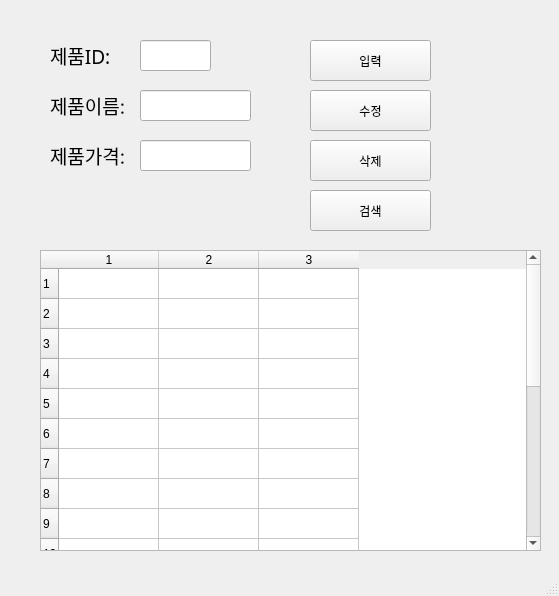
<?xml version="1.0" encoding="UTF-8"?>
<ui version="4.0">
 <class>MainWindow</class>
 <widget class="QMainWindow" name="MainWindow">
  <property name="geometry">
   <rect>
    <x>0</x>
    <y>0</y>
    <width>559</width>
    <height>596</height>
   </rect>
  </property>
  <property name="windowTitle">
   <string>MainWindow</string>
  </property>
  <widget class="QWidget" name="centralwidget">
   <widget class="QLabel" name="label">
    <property name="geometry">
     <rect>
      <x>50</x>
      <y>40</y>
      <width>81</width>
      <height>31</height>
     </rect>
    </property>
    <property name="font">
     <font>
      <family>맑은 고딕</family>
      <pointsize>14</pointsize>
     </font>
    </property>
    <property name="text">
     <string>제품ID:</string>
    </property>
   </widget>
   <widget class="QLabel" name="label_2">
    <property name="geometry">
     <rect>
      <x>50</x>
      <y>90</y>
      <width>81</width>
      <height>31</height>
     </rect>
    </property>
    <property name="font">
     <font>
      <family>맑은 고딕</family>
      <pointsize>14</pointsize>
     </font>
    </property>
    <property name="text">
     <string>제품이름:</string>
    </property>
   </widget>
   <widget class="QLabel" name="label_3">
    <property name="geometry">
     <rect>
      <x>50</x>
      <y>140</y>
      <width>81</width>
      <height>31</height>
     </rect>
    </property>
    <property name="font">
     <font>
      <family>맑은 고딕</family>
      <pointsize>14</pointsize>
     </font>
    </property>
    <property name="text">
     <string>제품가격:</string>
    </property>
   </widget>
   <widget class="QLineEdit" name="prodID">
    <property name="geometry">
     <rect>
      <x>140</x>
      <y>40</y>
      <width>71</width>
      <height>31</height>
     </rect>
    </property>
   </widget>
   <widget class="QLineEdit" name="prodName">
    <property name="geometry">
     <rect>
      <x>140</x>
      <y>90</y>
      <width>111</width>
      <height>31</height>
     </rect>
    </property>
   </widget>
   <widget class="QLineEdit" name="prodPrice">
    <property name="geometry">
     <rect>
      <x>140</x>
      <y>140</y>
      <width>111</width>
      <height>31</height>
     </rect>
    </property>
   </widget>
   <widget class="QPushButton" name="pushButton">
    <property name="geometry">
     <rect>
      <x>310</x>
      <y>40</y>
      <width>121</width>
      <height>41</height>
     </rect>
    </property>
    <property name="text">
     <string>입력</string>
    </property>
   </widget>
   <widget class="QPushButton" name="pushButton_2">
    <property name="geometry">
     <rect>
      <x>310</x>
      <y>90</y>
      <width>121</width>
      <height>41</height>
     </rect>
    </property>
    <property name="text">
     <string>수정</string>
    </property>
   </widget>
   <widget class="QPushButton" name="pushButton_3">
    <property name="geometry">
     <rect>
      <x>310</x>
      <y>140</y>
      <width>121</width>
      <height>41</height>
     </rect>
    </property>
    <property name="text">
     <string>삭제</string>
    </property>
   </widget>
   <widget class="QPushButton" name="pushButton_4">
    <property name="geometry">
     <rect>
      <x>310</x>
      <y>190</y>
      <width>121</width>
      <height>41</height>
     </rect>
    </property>
    <property name="text">
     <string>검색</string>
    </property>
   </widget>
   <widget class="QTableWidget" name="tableWidget">
    <property name="geometry">
     <rect>
      <x>40</x>
      <y>250</y>
      <width>501</width>
      <height>301</height>
     </rect>
    </property>
    <property name="rowCount">
     <number>20</number>
    </property>
    <property name="columnCount">
     <number>3</number>
    </property>
    <row/>
    <row/>
    <row/>
    <row/>
    <row/>
    <row/>
    <row/>
    <row/>
    <row/>
    <row/>
    <row/>
    <row/>
    <row/>
    <row/>
    <row/>
    <row/>
    <row/>
    <row/>
    <row/>
    <row/>
    <column/>
    <column/>
    <column/>
   </widget>
  </widget>
  <widget class="QMenuBar" name="menubar">
   <property name="geometry">
    <rect>
     <x>0</x>
     <y>0</y>
     <width>559</width>
     <height>22</height>
    </rect>
   </property>
  </widget>
  <widget class="QStatusBar" name="statusbar"/>
 </widget>
 <resources/>
 <connections>
  <connection>
   <sender>pushButton</sender>
   <signal>clicked()</signal>
   <receiver>MainWindow</receiver>
   <slot>addProduct()</slot>
   <hints>
    <hint type="sourcelabel">
     <x>394</x>
     <y>72</y>
    </hint>
    <hint type="destinationlabel">
     <x>470</x>
     <y>95</y>
    </hint>
   </hints>
  </connection>
  <connection>
   <sender>pushButton_2</sender>
   <signal>clicked()</signal>
   <receiver>MainWindow</receiver>
   <slot>updateProduct()</slot>
   <hints>
    <hint type="sourcelabel">
     <x>418</x>
     <y>129</y>
    </hint>
    <hint type="destinationlabel">
     <x>470</x>
     <y>136</y>
    </hint>
   </hints>
  </connection>
  <connection>
   <sender>pushButton_3</sender>
   <signal>clicked()</signal>
   <receiver>MainWindow</receiver>
   <slot>removeProduct()</slot>
   <hints>
    <hint type="sourcelabel">
     <x>409</x>
     <y>175</y>
    </hint>
    <hint type="destinationlabel">
     <x>469</x>
     <y>183</y>
    </hint>
   </hints>
  </connection>
  <connection>
   <sender>pushButton_4</sender>
   <signal>clicked()</signal>
   <receiver>MainWindow</receiver>
   <slot>getProduct()</slot>
   <hints>
    <hint type="sourcelabel">
     <x>406</x>
     <y>219</y>
    </hint>
    <hint type="destinationlabel">
     <x>471</x>
     <y>229</y>
    </hint>
   </hints>
  </connection>
 </connections>
 <slots>
  <slot>addProduct()</slot>
  <slot>updateProduct()</slot>
  <slot>removeProduct()</slot>
  <slot>getProduct()</slot>
 </slots>
</ui>
